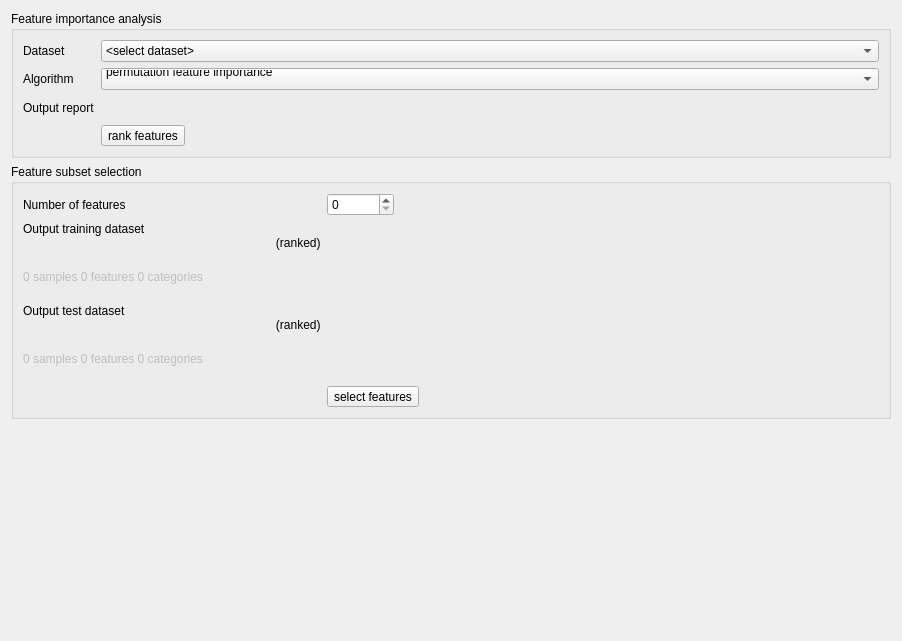
          <widget class="QWidget" name="tab_2">
           <attribute name="title">
            <string>Feature Ranking</string>
           </attribute>
           <layout class="QVBoxLayout" name="verticalLayout_6">
            <item>
             <widget class="QGroupBox" name="groupBox_6">
              <property name="title">
               <string>Feature importance analysis</string>
              </property>
              <property name="flat">
               <bool>true</bool>
              </property>
              <property name="checkable">
               <bool>false</bool>
              </property>
              <layout class="QFormLayout" name="formLayout_16">
               <item row="0" column="0">
                <widget class="QLabel" name="label_69">
                 <property name="text">
                  <string>Dataset</string>
                 </property>
                </widget>
               </item>
               <item row="0" column="1">
                <widget class="QComboBox" name="mDataRanking">
                 <item>
                  <property name="text">
                   <string>&lt;select dataset&gt;</string>
                  </property>
                 </item>
                 <item>
                  <property name="text">
                   <string>dataset</string>
                  </property>
                 </item>
                 <item>
                  <property name="text">
                   <string>dataset (split)</string>
                  </property>
                 </item>
                 <item>
                  <property name="text">
                   <string>dataset (clustered)</string>
                  </property>
                 </item>
                </widget>
               </item>
               <item row="1" column="0">
                <widget class="QLabel" name="label_71">
                 <property name="text">
                  <string>Algorithm</string>
                 </property>
                </widget>
               </item>
               <item row="1" column="1">
                <widget class="QComboBox" name="mAlgoRanking">
                 <property name="currentIndex">
                  <number>2</number>
                 </property>
                 <item>
                  <property name="text">
                   <string>&lt;select algorithm&gt;</string>
                  </property>
                 </item>
                 <item>
                  <property name="text">
                   <string>internal feature importance (not yet
                                                                                implemented)
                                                                            </string>
                  </property>
                 </item>
                 <item>
                  <property name="text">
                   <string>permutation feature importance
                                                                            </string>
                  </property>
                 </item>
                 <item>
                  <property name="text">
                   <string>recursive feature elimination (not
                                                                                yet implemented)
                                                                            </string>
                  </property>
                 </item>
                 <item>
                  <property name="text">
                   <string>sequential forward selection (not
                                                                                yet implemented)
                                                                            </string>
                  </property>
                 </item>
                 <item>
                  <property name="text">
                   <string>sequential backward selection (not
                                                                                yet implemented)
                                                                            </string>
                  </property>
                 </item>
                </widget>
               </item>
               <item row="2" column="0">
                <widget class="QLabel" name="label_63">
                 <property name="text">
                  <string>Output report</string>
                 </property>
                </widget>
               </item>
               <item row="2" column="1">
                <layout class="QHBoxLayout" name="horizontalLayout_39">
                 <item>
                  <widget class="QgsFileWidget" name="mFileRankingReport">
                   <property name="sizePolicy">
                    <sizepolicy hsizetype="Preferred" vsizetype="Preferred">
                     <horstretch>2</horstretch>
                     <verstretch>0</verstretch>
                    </sizepolicy>
                   </property>
                   <property name="filter">
                    <string>*.html</string>
                   </property>
                   <property name="storageMode">
                    <enum>QgsFileWidget::SaveFile</enum>
                   </property>
                   <property name="relativeStorage">
                    <enum>QgsFileWidget::Absolute</enum>
                   </property>
                  </widget>
                 </item>
                 <item>
                  <widget class="QToolButton" name="mViewRankingReport">
                   <property name="toolTip">
                    <string/>
                   </property>
                   <property name="text">
                    <string/>
                   </property>
                   <property name="icon">
                    <iconset>
                     <normaloff>
                                                                                        :/qt-project.org/styles/commonstyle/images/filecontents-128.png</normaloff>
                                                                                        :/qt-project.org/styles/commonstyle/images/filecontents-128.png</iconset>
                   </property>
                   <property name="iconSize">
                    <size>
                     <width>16</width>
                     <height>16</height>
                    </size>
                   </property>
                   <property name="toolButtonStyle">
                    <enum>Qt::ToolButtonIconOnly</enum>
                   </property>
                   <property name="autoRaise">
                    <bool>true</bool>
                   </property>
                  </widget>
                 </item>
                </layout>
               </item>
               <item row="3" column="1">
                <widget class="QToolButton" name="mRunRanking">
                 <property name="text">
                  <string>rank features</string>
                 </property>
                 <property name="icon">
                  <iconset>
                   <normaloff>
                                                                                :/images/themes/default/processingAlgorithm.svg</normaloff>
                                                                                :/images/themes/default/processingAlgorithm.svg</iconset>
                 </property>
                 <property name="toolButtonStyle">
                  <enum>Qt::ToolButtonTextBesideIcon</enum>
                 </property>
                </widget>
               </item>
              </layout>
             </widget>
            </item>
            <item>
             <widget class="QGroupBox" name="groupBox_7">
              <property name="title">
               <string>Feature subset selection</string>
              </property>
              <property name="flat">
               <bool>true</bool>
              </property>
              <property name="checkable">
               <bool>false</bool>
              </property>
              <layout class="QFormLayout" name="formLayout_17">
               <item row="0" column="0">
                <widget class="QLabel" name="label_64">
                 <property name="text">
                  <string>Number of features</string>
                 </property>
                </widget>
               </item>
               <item row="0" column="1">
                <layout class="QHBoxLayout" name="horizontalLayout_57">
                 <item>
                  <widget class="QgsSpinBox" name="mNRanking">
                   <property name="maximum">
                    <number>999999999</number>
                   </property>
                  </widget>
                 </item>
                 <item>
                  <spacer name="horizontalSpacer_17">
                   <property name="orientation">
                    <enum>Qt::Horizontal</enum>
                   </property>
                   <property name="sizeHint" stdset="0">
                    <size>
                     <width>40</width>
                     <height>20</height>
                    </size>
                   </property>
                  </spacer>
                 </item>
                </layout>
               </item>
               <item row="1" column="0">
                <widget class="QLabel" name="label_88">
                 <property name="text">
                  <string>Output training dataset
                                                                            (ranked)
                                                                        </string>
                 </property>
                </widget>
               </item>
               <item row="1" column="1">
                <layout class="QHBoxLayout" name="horizontalLayout_58">
                 <item>
                  <widget class="QgsFileWidget" name="mFileTrainingDatasetRanked">
                   <property name="enabled">
                    <bool>true</bool>
                   </property>
                   <property name="sizePolicy">
                    <sizepolicy hsizetype="Preferred" vsizetype="Preferred">
                     <horstretch>2</horstretch>
                     <verstretch>0</verstretch>
                    </sizepolicy>
                   </property>
                   <property name="fileWidgetButtonVisible">
                    <bool>true</bool>
                   </property>
                   <property name="filter">
                    <string>*.skops</string>
                   </property>
                   <property name="storageMode">
                    <enum>QgsFileWidget::SaveFile</enum>
                   </property>
                   <property name="relativeStorage">
                    <enum>QgsFileWidget::Absolute</enum>
                   </property>
                  </widget>
                 </item>
                 <item>
                  <widget class="QToolButton" name="mViewTrainingDatasetRanked">
                   <property name="toolTip">
                    <string/>
                   </property>
                   <property name="text">
                    <string/>
                   </property>
                   <property name="icon">
                    <iconset>
                     <normaloff>
                                                                                        :/qt-project.org/styles/commonstyle/images/filecontents-128.png</normaloff>
                                                                                        :/qt-project.org/styles/commonstyle/images/filecontents-128.png</iconset>
                   </property>
                   <property name="iconSize">
                    <size>
                     <width>16</width>
                     <height>16</height>
                    </size>
                   </property>
                   <property name="toolButtonStyle">
                    <enum>Qt::ToolButtonIconOnly</enum>
                   </property>
                   <property name="autoRaise">
                    <bool>true</bool>
                   </property>
                  </widget>
                 </item>
                </layout>
               </item>
               <item row="2" column="0" colspan="2">
                <widget class="QLabel" name="mInfoTrainingDatasetRanked">
                 <property name="enabled">
                  <bool>false</bool>
                 </property>
                 <property name="layoutDirection">
                  <enum>Qt::LeftToRight</enum>
                 </property>
                 <property name="text">
                  <string>0 samples 0 features 0 categories
                                                                        </string>
                 </property>
                </widget>
               </item>
               <item row="3" column="0">
                <widget class="QLabel" name="label_89">
                 <property name="text">
                  <string>Output test dataset
                                                                            (ranked)
                                                                        </string>
                 </property>
                </widget>
               </item>
               <item row="3" column="1">
                <layout class="QHBoxLayout" name="horizontalLayout_59">
                 <item>
                  <widget class="QgsFileWidget" name="mFileTestDatasetRanked">
                   <property name="enabled">
                    <bool>true</bool>
                   </property>
                   <property name="sizePolicy">
                    <sizepolicy hsizetype="Preferred" vsizetype="Preferred">
                     <horstretch>2</horstretch>
                     <verstretch>0</verstretch>
                    </sizepolicy>
                   </property>
                   <property name="fileWidgetButtonVisible">
                    <bool>true</bool>
                   </property>
                   <property name="filter">
                    <string>*.skops</string>
                   </property>
                   <property name="storageMode">
                    <enum>QgsFileWidget::SaveFile</enum>
                   </property>
                   <property name="relativeStorage">
                    <enum>QgsFileWidget::Absolute</enum>
                   </property>
                  </widget>
                 </item>
                 <item>
                  <widget class="QToolButton" name="mViewTestDatasetRanked">
                   <property name="toolTip">
                    <string/>
                   </property>
                   <property name="text">
                    <string/>
                   </property>
                   <property name="icon">
                    <iconset>
                     <normaloff>
                                                                                        :/qt-project.org/styles/commonstyle/images/filecontents-128.png</normaloff>
                                                                                        :/qt-project.org/styles/commonstyle/images/filecontents-128.png</iconset>
                   </property>
                   <property name="iconSize">
                    <size>
                     <width>16</width>
                     <height>16</height>
                    </size>
                   </property>
                   <property name="toolButtonStyle">
                    <enum>Qt::ToolButtonIconOnly</enum>
                   </property>
                   <property name="autoRaise">
                    <bool>true</bool>
                   </property>
                  </widget>
                 </item>
                </layout>
               </item>
               <item row="4" column="0" colspan="2">
                <widget class="QLabel" name="mInfoTestDatasetRanked">
                 <property name="enabled">
                  <bool>false</bool>
                 </property>
                 <property name="layoutDirection">
                  <enum>Qt::LeftToRight</enum>
                 </property>
                 <property name="text">
                  <string>0 samples 0 features 0 categories
                                                                        </string>
                 </property>
                </widget>
               </item>
               <item row="5" column="1">
                <widget class="QToolButton" name="mRunRankingSelect">
                 <property name="text">
                  <string>select features</string>
                 </property>
                 <property name="icon">
                  <iconset>
                   <normaloff>
                                                                                :/images/themes/default/processingAlgorithm.svg</normaloff>
                                                                                :/images/themes/default/processingAlgorithm.svg</iconset>
                 </property>
                 <property name="toolButtonStyle">
                  <enum>Qt::ToolButtonTextBesideIcon</enum>
                 </property>
                </widget>
               </item>
              </layout>
             </widget>
            </item>
            <item>
             <spacer name="verticalSpacer_6">
              <property name="orientation">
               <enum>Qt::Vertical</enum>
              </property>
              <property name="sizeHint" stdset="0">
               <size>
                <width>20</width>
                <height>211</height>
               </size>
              </property>
             </spacer>
            </item>
           </layout>
          </widget>
